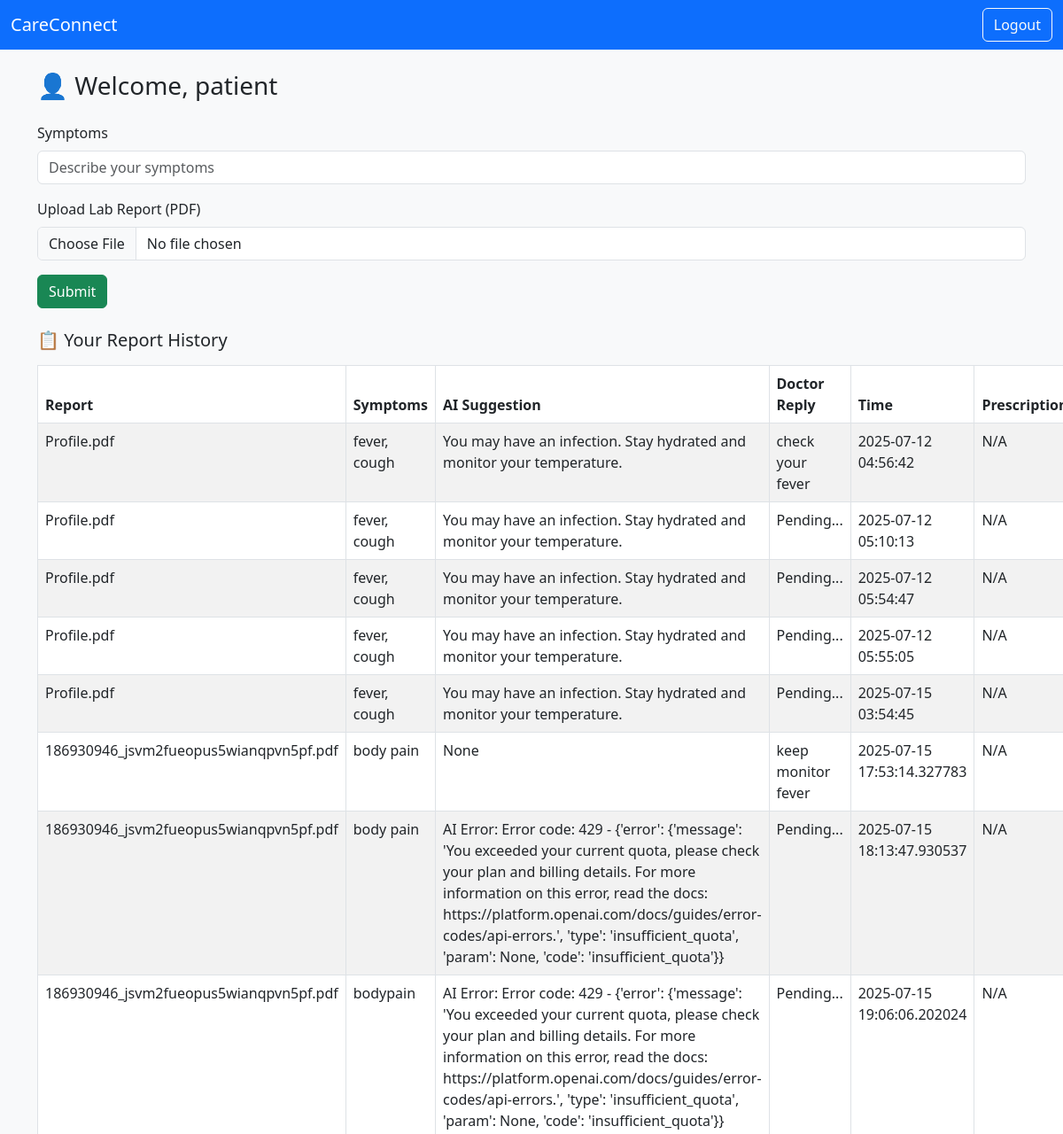
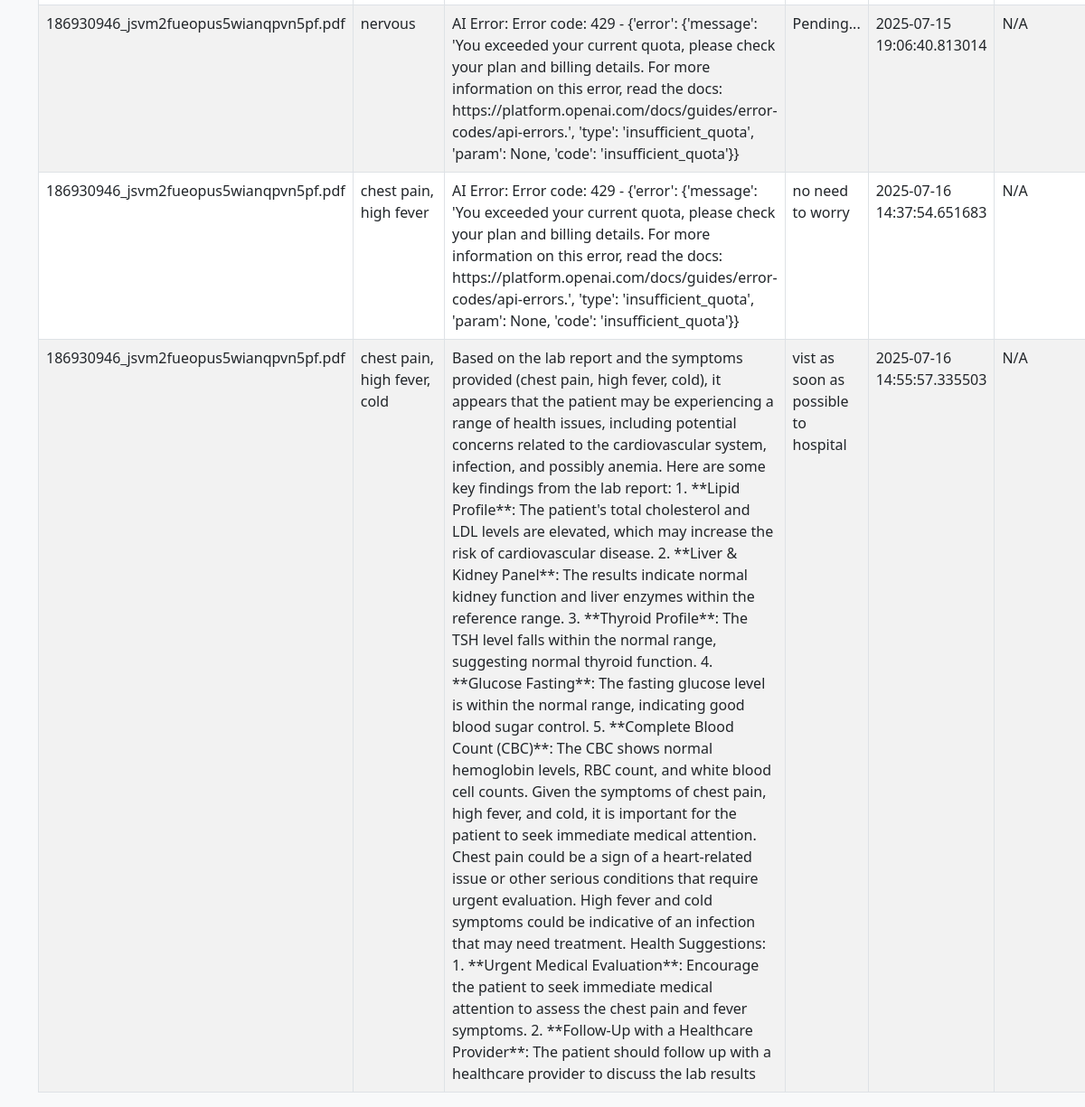
/dashboard (signed in), run on the app's committed database (2 pictures, top to bottom).
### tables this page shows
CREATE TABLE reports (
                        id INTEGER PRIMARY KEY AUTOINCREMENT,
                        username TEXT,
                        filename TEXT,
                        symptoms TEXT,
                        ai_reply TEXT,
                        timestamp DATETIME DEFAULT CURRENT_TIMESTAMP
                    , doctor_reply TEXT, ai_suggestion TEXT, prescription_filename TEXT);

### app.py (the view)
@app.route('/dashboard')
def dashboard():
    username = session.get('username')
    conn = sqlite3.connect('careconnect.db')
    cursor = conn.cursor()
    cursor.execute('SELECT filename, symptoms, ai_reply, doctor_reply, timestamp, prescription_filename FROM reports WHERE username = ?', (username,))
    reports = cursor.fetchall()
    conn.close()
    return render_template('patient_dashboard.html', user=username, report_history=reports)

### templates/patient_dashboard.html (shortened to what this page needs)
{% extends 'base.html' %}
{% block content %}
<h3 class="mb-4">👤 Welcome, {{ user }}</h3>
<form method="POST" action="{{ url_for('submit') }}" enctype="multipart/form-data" class="mb-4">
    <div class="mb-3">
        <label for="symptoms" class="form-label">Symptoms</label>
        <input type="text" name="symptoms" class="form-control" placeholder="Describe your symptoms" required>
    </div>
    <div class="mb-3">
        <label for="file" class="form-label">Upload Lab Report (PDF)</label>
        <input type="file" name="file" class="form-control" accept="application/pdf" required>
    </div>
    <button type="submit" class="btn btn-success">Submit</button>
</form>
<h5 class="mb-3">📋 Your Report History</h5>
<table class="table table-bordered table-striped">
    <thead>
        <tr>
            <th>Report</th>
            <th>Symptoms</th>
            <th>AI Suggestion</th>
            <th>Doctor Reply</th>
            <th>Time</th>
            <th>Prescription</th>
        </tr>
    </thead>
    <tbody>
        {% for report in report_history %}
        <tr>
            <td>{{ report[0] }}</td>
            <td>{{ report[1] }}</td>
            <td>{{ report[2] }}</td>
            <td>{{ report[3] or 'Pending...' }}</td>
            <td>{{ report[4] }}</td>
            <td>
                {% if report[5] %}
                    <a href="{{ url_for('static', filename='prescriptions/' ~ report[5]) }}" target="_blank" class="btn btn-sm btn-outline-primary">View</a>
                {% else %}
                    N/A
                {% endif %}
            </td>
        </tr>
        {% endfor %}
    </tbody>
</table>
{% endblock %}

### templates/base.html (shortened to what this page needs)
<!DOCTYPE html>
<html lang="en">
<head>
    <link href="https://cdn.jsdelivr.net/npm/bootstrap@5.3.0/dist/css/bootstrap.min.css" rel="stylesheet">
</head>
<body class="bg-light">
    <nav class="navbar navbar-expand-lg navbar-dark bg-primary mb-4">
        <div class="container-fluid">
            <a class="navbar-brand" href="#">CareConnect</a>
            <div class="d-flex">
                <a class="btn btn-outline-light" href="{{ url_for('logout') }}">Logout</a>
            </div>
        </div>
    </nav>
    <div class="container">
        {% block content %}{% endblock %}
    </div>
</body>
</html>

### data on the page
reports: filename "Profile.pdf", symptoms "fever, cough", ai_reply "You may have an infection. Stay hydrated and monitor your temperature.", doctor_reply "check your fever", timestamp "2025-07-12 04:56:42"
reports: filename "Profile.pdf", symptoms "fever, cough", ai_reply "You may have an infection. Stay hydrated and monitor your temperature.", report "Pending...", timestamp "2025-07-12 05:10:13"
reports: filename "Profile.pdf", symptoms "fever, cough", ai_reply "You may have an infection. Stay hydrated and monitor your temperature.", report "Pending...", timestamp "2025-07-12 05:54:47"
reports: filename "Profile.pdf", symptoms "fever, cough", ai_reply "You may have an infection. Stay hydrated and monitor your temperature.", report "Pending...", timestamp "2025-07-12 05:55:05"
reports: filename "Profile.pdf", symptoms "fever, cough", ai_reply "You may have an infection. Stay hydrated and monitor your temperature.", report "Pending...", timestamp "2025-07-15 03:54:45"
reports: filename "186930946_jsvm2fueopus5wianqpvn5pf.pdf", symptoms "body pain", report "None", doctor_reply "keep monitor fever", timestamp "2025-07-15 17:53:14.327783"
reports: filename "186930946_jsvm2fueopus5wianqpvn5pf.pdf", symptoms "body pain", ai_reply "AI Error: Error code: 429 - {'error': {'message': 'You exceeded your current quota, please check your plan and billing details. For more information on this error, read the docs: https://platform.openai.com/docs/guides/error-codes/api-errors.', 'type': 'insufficient_quota', 'param': None, 'code': 'insufficient_quota'}}", report "Pending...", timestamp "2025-07-15 18:13:47.930537"
reports: filename "186930946_jsvm2fueopus5wianqpvn5pf.pdf", symptoms "bodypain", ai_reply "AI Error: Error code: 429 - {'error': {'message': 'You exceeded your current quota, please check your plan and billing details. For more information on this error, read the docs: https://platform.openai.com/docs/guides/error-codes/api-errors.', 'type': 'insufficient_quota', 'param': None, 'code': 'insufficient_quota'}}", report "Pending...", timestamp "2025-07-15 19:06:06.202024"
reports: filename "186930946_jsvm2fueopus5wianqpvn5pf.pdf", symptoms "nervous", ai_reply "AI Error: Error code: 429 - {'error': {'message': 'You exceeded your current quota, please check your plan and billing details. For more information on this error, read the docs: https://platform.openai.com/docs/guides/error-codes/api-errors.', 'type': 'insufficient_quota', 'param': None, 'code': 'insufficient_quota'}}", report "Pending...", timestamp "2025-07-15 19:06:40.813014"
reports: filename "186930946_jsvm2fueopus5wianqpvn5pf.pdf", symptoms "chest pain, high fever", ai_reply "AI Error: Error code: 429 - {'error': {'message': 'You exceeded your current quota, please check your plan and billing details. For more information on this error, read the docs: https://platform.openai.com/docs/guides/error-codes/api-errors.', 'type': 'insufficient_quota', 'param': None, 'code': 'insufficient_quota'}}", doctor_reply "no need to worry", timestamp "2025-07-16 14:37:54.651683"
reports: filename "186930946_jsvm2fueopus5wianqpvn5pf.pdf", symptoms "chest pain, high fever, cold", ai_reply "Based on the lab report and the symptoms provided (chest pain, high fever, cold), it appears that the patient may be experiencing a range of health issues, including potential concerns related to the cardiovascular system, infection, and possibly anemia. Here are some key findings from the lab report: 1. **Lipid Profile**: The patient's total cholesterol and LDL levels are elevated, which may increase the risk of cardiovascular disease. 2. **Liver & Kidney Panel**: The results indicate normal kidney function and liver enzymes within the reference range. 3. **Thyroid Profile**: The TSH level falls within the normal range, suggesting normal thyroid function. 4. **Glucose Fasting**: The…", doctor_reply "vist as soon as possible to hospital", timestamp "2025-07-16 14:55:57.335503"

### other printed values
{{ user }} "patient"
